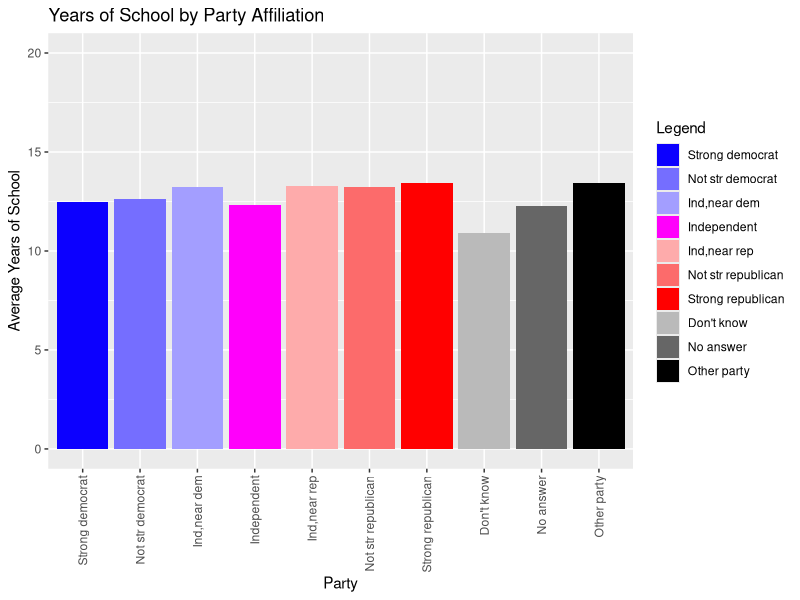
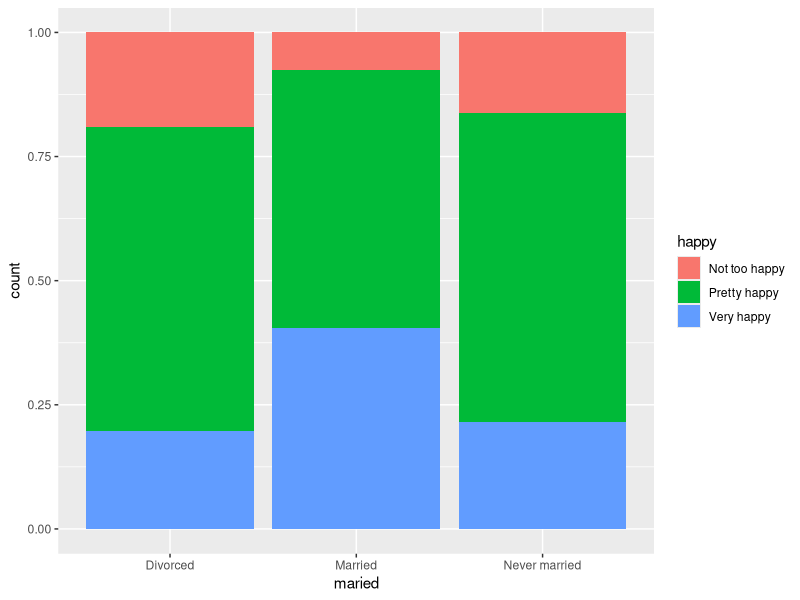
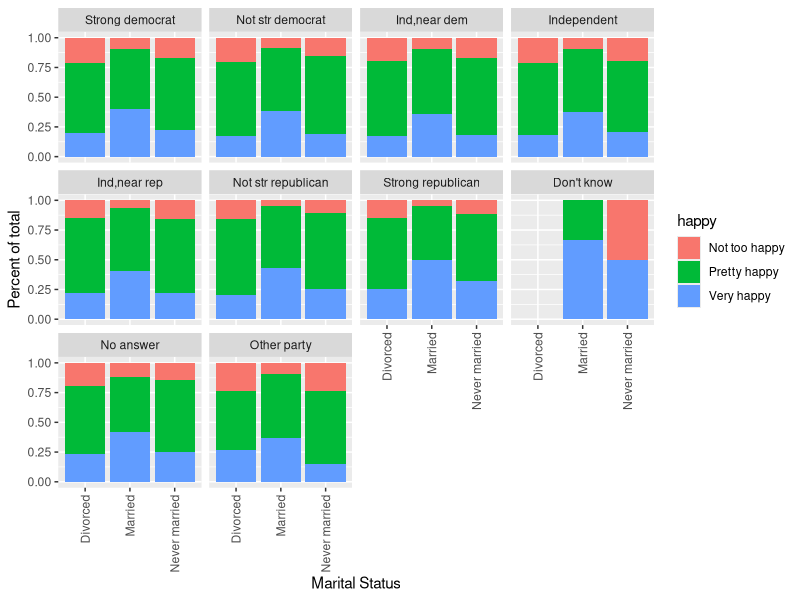
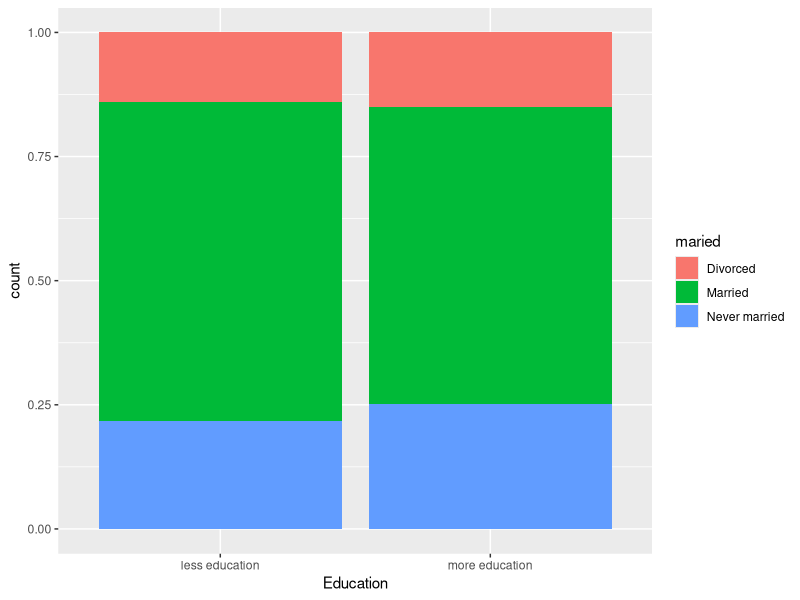
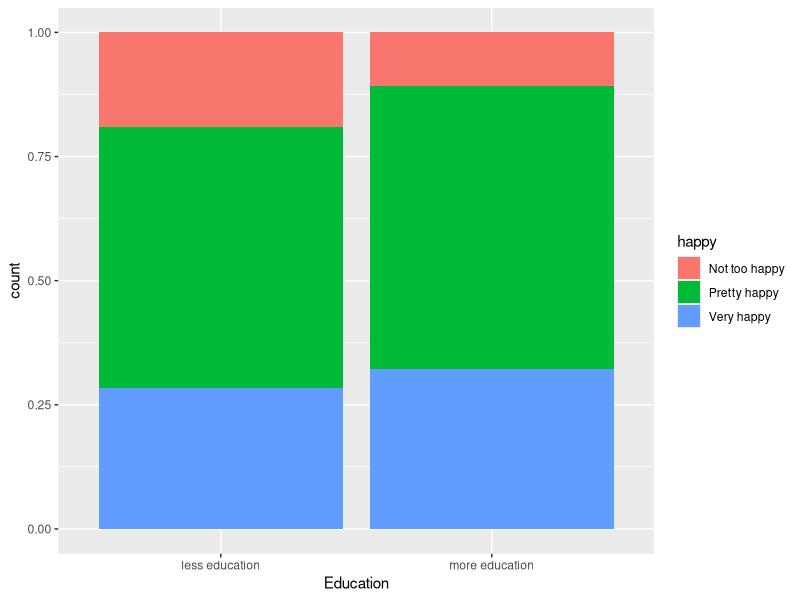
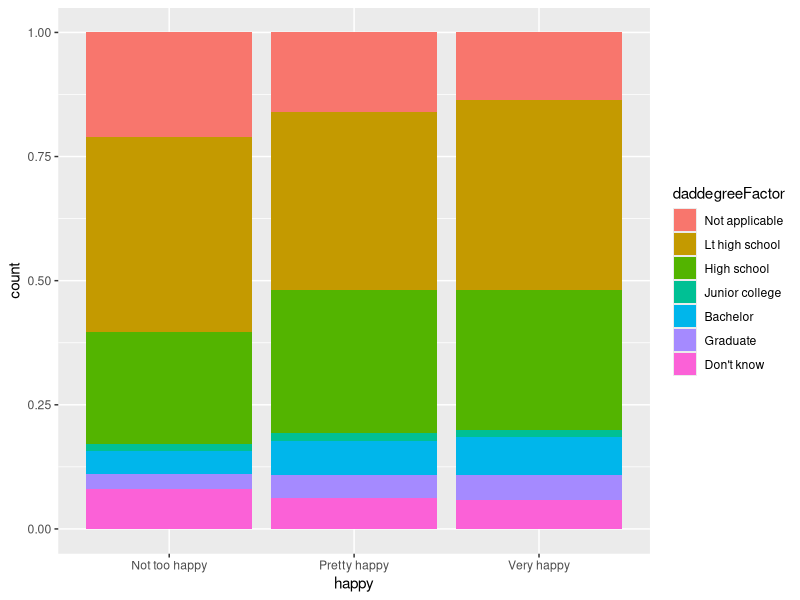

Recreate these plots in R, in order.
## ---- chunk 1
knitr::opts_chunk$set(echo = TRUE)
library(readxl)
library(ggplot2)
library(tidyverse)
## ---- chunk 2
gss <- readxl::read_xlsx('GSS.xlsx')
str(gss)
## ---- chunk 3

gss %>% rename(
  year = `Gss year for this respondent`,
  happy = `General happiness`,
  party = `Political party affiliation`,
  race = `Race of respondent`,
  sex = `Respondents sex`,
  cdegree = `When received college degree`,
  hsdegree = `When received hs degree`,
  momdegree = `Mothers highest degree`,
  daddegree = `Fathers highest degree`,
  schoolyears = `Highest year of school completed`,
  age = `Age of respondent`,
  maried = `Marital status`,
  id = `Respondent id number`,
  ballot = `Ballot used for interview`) -> gss
str(gss)

gss$schoolyears <- as.numeric(gss$schoolyears)
gss$age <- as.numeric(gss$age)
## ---- chunk 4
#1
by_party <- group_by(gss, party)
schoolyears_by_party <- by_party %>% summarize(schoolyears=mean(schoolyears, na.rm=TRUE))
schoolyears_by_party <- na.omit(schoolyears_by_party)
partyfactor <- factor(schoolyears_by_party$party, levels=c("Strong democrat", "Not str democrat", "Ind,near dem", "Independent", "Ind,near rep", "Not str republican", "Strong republican","Don't know", "No answer", "Other party"))

ggplot(schoolyears_by_party, aes(x=partyfactor, y=schoolyears, fill=partyfactor)) +
  geom_bar(stat="identity") +
  theme(axis.text.x = element_text(angle = 90, vjust = 0.5, hjust=1)) +
  xlab("Party") +
  ylab("Average Years of School") +
  ggtitle("Years of School by Party Affiliation") +
  ylim(0, 20) +
  scale_fill_manual("Legend", values=c("Strong democrat"="#0C00FF", "Not str democrat"="#756EFF", "Ind,near dem"="#A39EFF", "Independent"="#FF00FB", "Ind,near rep"="#FEABAB", "Not str republican"="#FC6B6B", "Strong republican"="#FF0000", "Don't know"="#BABABA", "No answer"="#666666", "Other party"="#000000"))
## ---- chunk 5
#2
betterEd <- gss %>% group_by(party) %>% filter(schoolyears > median(schoolyears, na.rm = TRUE))
str(betterEd)
## ---- chunk 6
#3
dat1 <- gss[gss$happy %in% c('Pretty happy', 'Very happy', 'Not too happy'),]
dat2 <- dat1[dat1$maried %in% c('Married', 'Never married', 'Divorced'),]
ggplot(dat2, aes(x=maried , fill=happy)) + geom_bar(position='fill')

## ---- chunk 7
partyfactor <- factor(dat2$party, levels=c("Strong democrat", "Not str democrat", "Ind,near dem", "Independent", "Ind,near rep", "Not str republican", "Strong republican","Don't know", "No answer", "Other party"))

ggplot(dat2, aes(x=maried, fill=happy)) +
  geom_bar(position="fill") +
  facet_wrap(partyfactor) +
  theme(axis.text.x = element_text(angle = 90, vjust = 0.5, hjust=1)) +
  xlab("Marital Status") +
  ylab("Percent of total")
## ---- chunk 8
gss$schoolyrcat[gss$schoolyears < 12] <- "less education"
gss$schoolyrcat[gss$schoolyears >= 12] <- "more education"
dat3 <- gss[gss$maried %in% c('Married', 'Never married', 'Divorced'),]
dat4 <- dat3[dat3$schoolyrcat %in% c('less education', 'more education'),]
ggplot(dat4, aes(x=schoolyrcat , fill=maried)) +
  geom_bar(position='fill') +
  xlab("Education")
## ---- chunk 9
dat5 <- gss[gss$happy %in% c('Very happy', 'Pretty happy', 'Not too happy'),]
dat6 <- dat5[dat5$schoolyrcat %in% c('less education', 'more education'),]
ggplot(dat6, aes(x=schoolyrcat , fill=happy)) +
  geom_bar(position='fill') +
  xlab("Education")
## ---- chunk 10
educatedParents <- gss[gss$daddegree %in% c("Lt high school","Bachelor","High school","Not applicable","Don't know","Graduate","Junior college"),]
and3Happy <- educatedParents[educatedParents$happy %in% c('Very happy', 'Pretty happy', 'Not too happy'),]

daddegreeFactor <- factor(and3Happy$daddegree, c("Not applicable","Lt high school","High school","Junior college","Bachelor","Graduate","Don't know"))
ggplot(and3Happy, aes(x=happy, fill=daddegreeFactor)) +
  geom_bar(position="fill")
